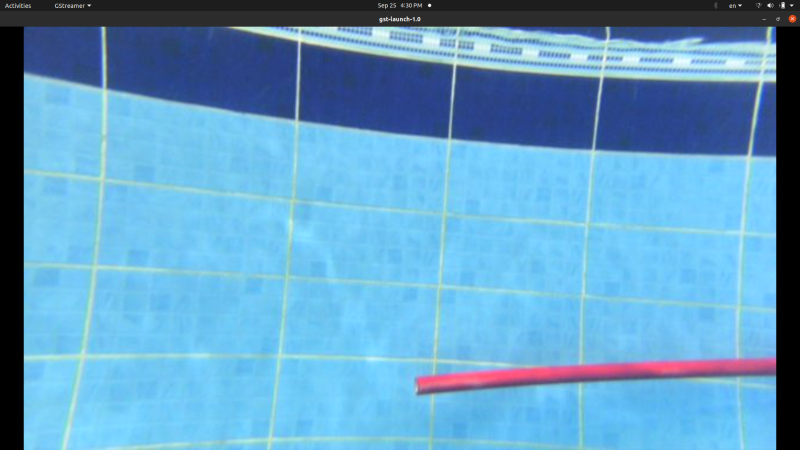
#> input picture src/color-correction/images/1.jpeg, 1600 x 900 px (shown at 1/2 size)
$ python -i color_correct.py   (imports and definitions only)
#> lines starting #> are read from the running program, lines starting #| are printed output that depends on the picture
#> in correct_image, mat is the input picture: shape (900, 1600, 3); mean B, G, R 196.9, 158.7, 99
import sys
import numpy as np
import cv2
import math

THRESHOLD_RATIO = 2000
MIN_AVG_RED = 60
MAX_HUE_SHIFT = 120
BLUE_MAGIC_VALUE = 1.2
SAMPLE_SECONDS = 2  # Extracts color correction from every N seconds


def hue_shift_red(mat, h):
    U = math.cos(h * math.pi / 180)
    W = math.sin(h * math.pi / 180)

    r = (0.299 + 0.701 * U + 0.168 * W) * mat[..., 0]
    g = (0.587 - 0.587 * U + 0.330 * W) * mat[..., 1]
    b = (0.114 - 0.114 * U - 0.497 * W) * mat[..., 2]

    return np.dstack([r, g, b])


def normalizing_interval(array):
    high = 255
    low = 0
    max_dist = 0

    for i in range(1, len(array)):
        dist = array[i] - array[i - 1]
        if dist > max_dist:
            max_dist = dist
            high = array[i]
            low = array[i - 1]

    return (low, high)


def apply_filter(mat, filt):
    r = mat[..., 0]
    g = mat[..., 1]
    b = mat[..., 2]

    r = r * filt[0] + g * filt[1] + b * filt[2] + filt[4] * 255
    g = g * filt[6] + filt[9] * 255
    b = b * filt[12] + filt[14] * 255

    filtered_mat = np.dstack([r, g, b])
    filtered_mat = np.clip(filtered_mat, 0, 255).astype(np.uint8)

    return filtered_mat


def get_filter_matrix(mat):
    mat = cv2.resize(mat, (256, 256))
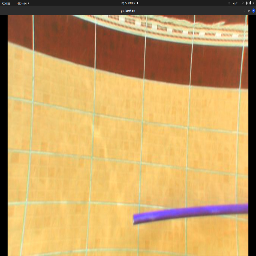
#> mat: shape (256, 256, 3); mean of channels 0, 1, 2 98.8, 158.4, 196.5; drawn as B, G, R

    # Get average values of RGB
    avg_mat = np.array(cv2.mean(mat)[:3], dtype=np.uint8)
#> avg_mat = [98, 158, 196]

    # Find hue shift so that average red reaches MIN_AVG_RED
    new_avg_r = avg_mat[0]
#> new_avg_r = 98
    hue_shift = 0
    while new_avg_r < MIN_AVG_RED:
        shifted = hue_shift_red(avg_mat, hue_shift)
        new_avg_r = np.sum(shifted)
        hue_shift += 1
        if hue_shift > MAX_HUE_SHIFT:
            new_avg_r = MIN_AVG_RED
#> this loop made 0 passes
#> after the loop, hue_shift = 0

    # Apply hue shift to whole image and replace red channel
    shifted_mat = hue_shift_red(mat, hue_shift)
#> in hue_shift_red, `U = math.cos(h * math.pi / 180)`: U = 1
#> in hue_shift_red, `W = math.sin(h * math.pi / 180)`: W = 0
#> in hue_shift_red, `g = (0.587 - 0.587 * U + 0.330 * W) * mat[..., 1]`: g: shape (256, 256) float64; every value is 0
#> in hue_shift_red, `return np.dstack([r, g, b])`:
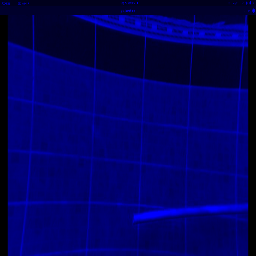
#> returned value: shape (256, 256, 3) float64; mean of channels 0, 1, 2 98.8, 0, 0; drawn as B, G, R
    new_r_channel = np.sum(shifted_mat, axis=2)
    new_r_channel = np.clip(new_r_channel, 0, 255)
    mat[..., 0] = new_r_channel

    # Get histogram of all channels
    hist_r = hist = cv2.calcHist([mat], [0], None, [256], [0, 256])
#> hist_r = 256 values, max 3292 at index 0, min 0 at index 5, mean 256; hist has the same summary as hist_r
    hist_g = hist = cv2.calcHist([mat], [1], None, [256], [0, 256])
#> hist_g = 256 values, max 3247 at index 0, min 0 at index 3, mean 256; hist has the same summary as hist_g
    hist_b = hist = cv2.calcHist([mat], [2], None, [256], [0, 256])
#> hist_b = 256 values, max 3176 at index 0, min 0 at index 5, mean 256; hist has the same summary as hist_b

    normalize_mat = np.zeros((256, 3))
    threshold_level = (mat.shape[0] * mat.shape[1]) / THRESHOLD_RATIO
#> threshold_level = 32.77
    for x in range(256):
        if hist_r[x] < threshold_level:
            normalize_mat[x][0] = x

        if hist_g[x] < threshold_level:
            normalize_mat[x][1] = x

        if hist_b[x] < threshold_level:
            normalize_mat[x][2] = x
#> after the loop, normalize_mat = 256 rows, first 8: [0, 0, 0], [0, 0, 0], [2, 2, 0], [3, 3, 3], [4, 4, 4], [5, 5, 5], [6, 6, 6], [7, 7, 7]

    normalize_mat[255][0] = 255
    normalize_mat[255][1] = 255
    normalize_mat[255][2] = 255

    adjust_r_low, adjust_r_high = normalizing_interval(normalize_mat[..., 0])
#> the loop in normalizing_interval, `for i in range(1, len(array)):` made 255 passes
#> dist on passes 1 to 12: 0, 2, 1, 1, 1, 1, 1, 1, 1, 1, 1, 1
#> after the loop in normalizing_interval, `for i in range(1, len(array)):`: high = 255; low = 0; max_dist = 255
#> adjust_r_low = 0; adjust_r_high = 255
    adjust_g_low, adjust_g_high = normalizing_interval(normalize_mat[..., 1])
#> the loop in normalizing_interval (call 2), `for i in range(1, len(array)):` made 255 passes
#> adjust_g_low = 0; adjust_g_high = 238
    adjust_b_low, adjust_b_high = normalizing_interval(normalize_mat[..., 2])
#> adjust_b_low = 0; adjust_b_high = 255

    shifted = hue_shift_red(np.array([1, 1, 1]), hue_shift)
#> shifted = [[1, 0, 0]]
    shifted_r, shifted_g, shifted_b = shifted[0][0]
#> shifted_r = 1; shifted_g = 0; shifted_b = 0

    red_gain = 256 / (adjust_r_high - adjust_r_low)
#> red_gain = 1
    green_gain = 256 / (adjust_g_high - adjust_g_low)
#> green_gain = 1.08
    blue_gain = 256 / (adjust_b_high - adjust_b_low)
#> blue_gain = 1

    redOffset = (-adjust_r_low / 256) * red_gain
#> redOffset = 0
    greenOffset = (-adjust_g_low / 256) * green_gain
#> greenOffset = 0
    blueOffset = (-adjust_b_low / 256) * blue_gain
#> blueOffset = 0

    adjust_red = shifted_r * red_gain
#> adjust_red = 1
    adjust_red_green = shifted_g * red_gain
#> adjust_red_green = 0
    adjust_red_blue = shifted_b * red_gain * BLUE_MAGIC_VALUE
#> adjust_red_blue = 0

    return np.array(
        [
            adjust_red,
            adjust_red_green,
            adjust_red_blue,
            0,
            redOffset,
            0,
            green_gain,
            0,
            0,
            greenOffset,
            0,
            0,
            blue_gain,
            0,
            blueOffset,
            0,
            0,
            0,
            1,
            0,
        ]
    )


def correct(mat):
    original_mat = mat.copy()

    filter_matrix = get_filter_matrix(mat)
#> filter_matrix = 20 values, max 1.08 at index 6, min 0 at index 1, mean 0.204

    corrected_mat = apply_filter(original_mat, filter_matrix)
#> in apply_filter, `r = mat[..., 0]`:
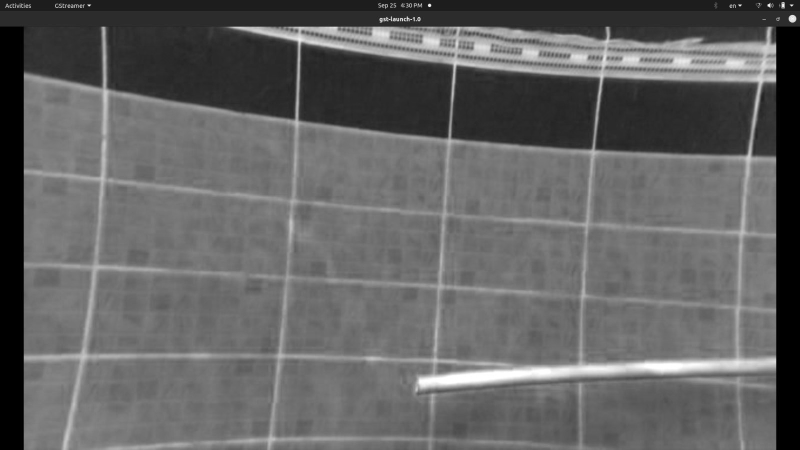
#> r: shape (900, 1600) (shown at 1/2 size); min 0, max 255, mean 99
#> in apply_filter, `g = mat[..., 1]`:
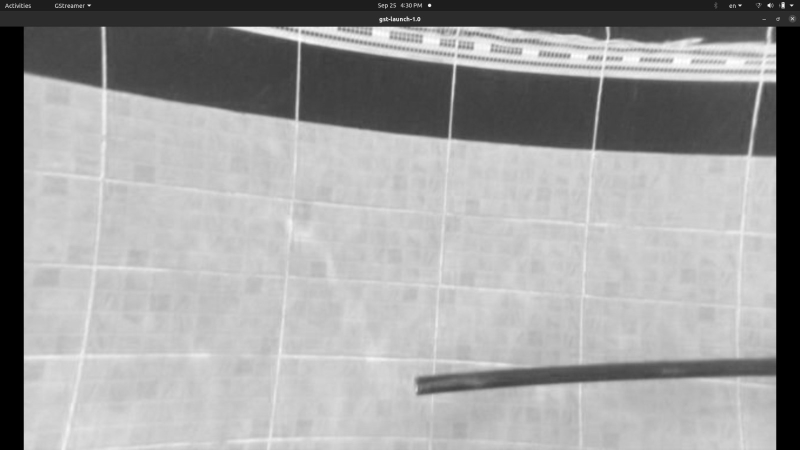
#> g: shape (900, 1600) (shown at 1/2 size); min 0, max 255, mean 158.7
#> in apply_filter, `b = mat[..., 2]`:
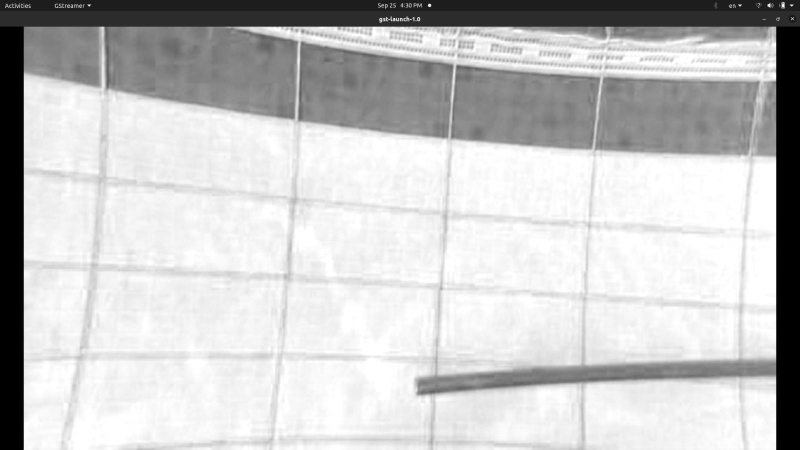
#> b: shape (900, 1600) (shown at 1/2 size); min 0, max 255, mean 196.9
#> in apply_filter, `filtered_mat = np.dstack([r, g, b])`:
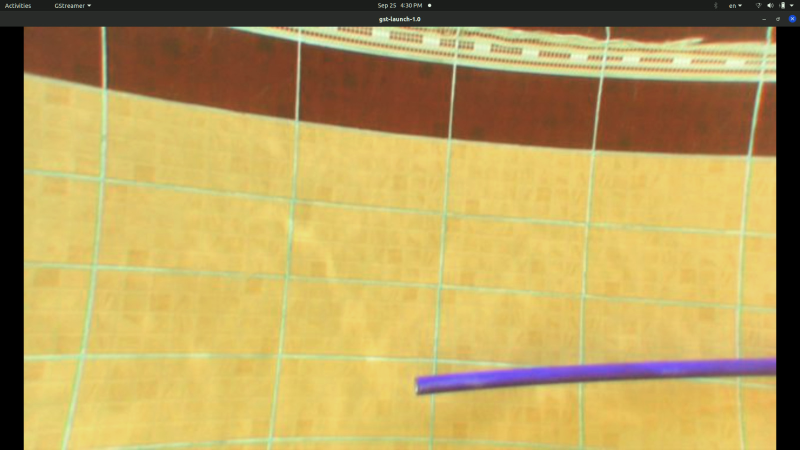
#> filtered_mat: shape (900, 1600, 3) float64 (shown at 1/2 size); mean of channels 0, 1, 2 99.4, 170.7, 197.6; drawn with min black and max white
    corrected_mat = cv2.cvtColor(corrected_mat, cv2.COLOR_RGB2BGR)

    return corrected_mat


def correct_image(input_path, output_path):
    mat = cv2.imread(input_path)
    rgb_mat = cv2.cvtColor(mat, cv2.COLOR_BGR2RGB)

    corrected_mat = correct(rgb_mat)

    cv2.imwrite(output_path, corrected_mat)

    preview = mat.copy()
    width = preview.shape[1] // 2
#> width = 800
    preview[::, width:] = corrected_mat[::, width:]

    preview = cv2.resize(preview, (960, 540))
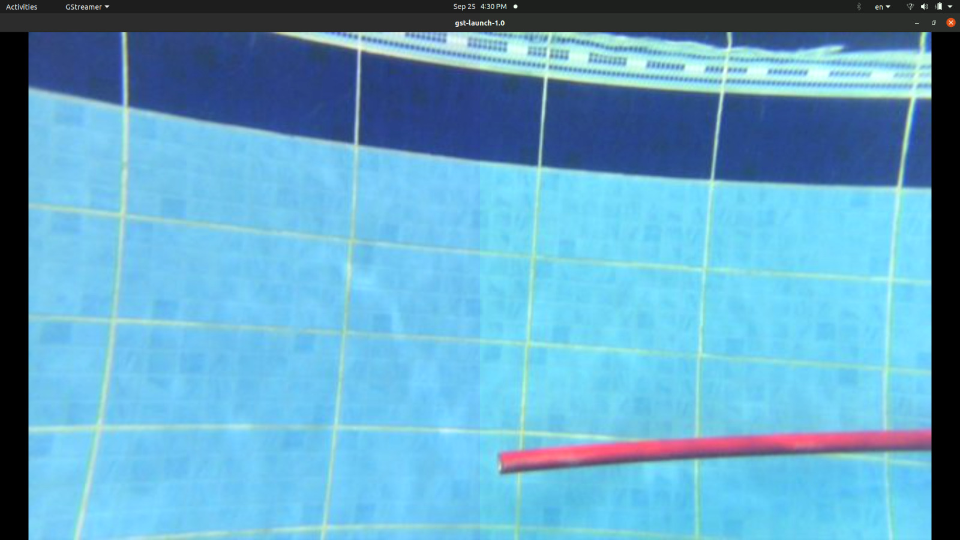
#> preview: shape (540, 960, 3); mean B, G, R 196.8, 164.2, 98.9

    return cv2.imencode(".png", preview)[1].tobytes()


# [122 lines left out: functions analyze_video, process_video, not called in this run]


# [25 lines not run here, left out]

>>> result = correct_image('../../../../../color-correction/images/1.jpeg', 'out.png')

$ run again, on src/color-correction/images/10.jpeg
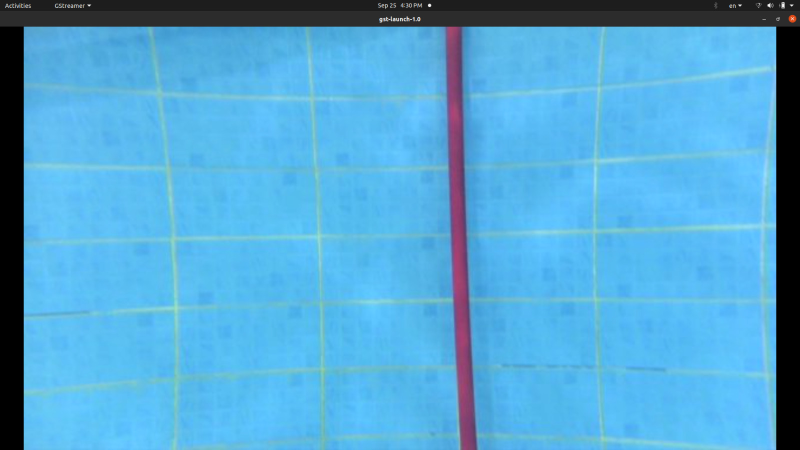
#> input picture src/color-correction/images/10.jpeg, 1600 x 900 px (shown at 1/2 size)
#> in correct_image, mat is the input picture: shape (900, 1600, 3); mean B, G, R 210.8, 166.1, 83.6
#> mat: shape (256, 256, 3)
#> avg_mat = [83, 165, 210]
#> new_avg_r = 83
#> after the loop in get_filter_matrix, `while new_avg_r < MIN_AVG_RED:`: hue_shift = 0
#> U = 1
#> W = 0
#> in hue_shift_red, `return np.dstack([r, g, b])`:
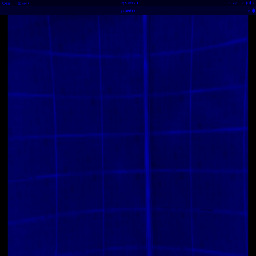
#> returned value: shape (256, 256, 3) float64; mean of channels 0, 1, 2 83.4, 0, 0; drawn as B, G, R
#> in get_filter_matrix, `hist_r = hist = cv2.calcHist([mat], [0], None, [256], [0, 256])`: hist_r = 256 values, max 3330 at index 0, min 0 at index 3, mean 256; hist has the same summary as hist_r
#> in get_filter_matrix, `hist_g = hist = cv2.calcHist([mat], [1], None, [256], [0, 256])`: hist_g = 256 values, max 4334 at index 189, min 0 at index 4, mean 256; hist has the same summary as hist_g
#> in get_filter_matrix, `hist_b = hist = cv2.calcHist([mat], [2], None, [256], [0, 256])`: hist_b = 256 values, max 3232 at index 0, min 0 at index 5, mean 256; hist has the same summary as hist_b
#> after the loop in get_filter_matrix, `for x in range(256):`: normalize_mat = 256 rows, first 8: [0, 0, 0], [0, 0, 0], [2, 0, 0], [3, 3, 3], [4, 4, 4], [5, 5, 5], [6, 6, 6], [7, 7, 7]
#> the loop in normalizing_interval, `for i in range(1, len(array)):` made 255 passes
#> dist on passes 1 to 8: 0, 2, 1, 1, 1, 1, 1, 1
#> after the loop in normalizing_interval, `for i in range(1, len(array)):`: high = 147; low = 0; max_dist = 147
#> adjust_r_low = 0; adjust_r_high = 147
#> the loop in normalizing_interval (call 2), `for i in range(1, len(array)):` made 255 passes
#> adjust_g_low = 0; adjust_g_high = 213
#> adjust_b_low = 0; adjust_b_high = 255
#> shifted = [[1, 0, 0]]
#> shifted_r = 1; shifted_g = 0
#> red_gain = 1.74
#> green_gain = 1.2
#> blue_gain = 1
#> redOffset = 0
#> adjust_red = 1.74
#> adjust_red_green = 0
#> filter_matrix = 20 values, max 1.74 at index 0, min 0 at index 1, mean 0.247
#> in correct_image, `preview = cv2.resize(preview, (960, 540))`:
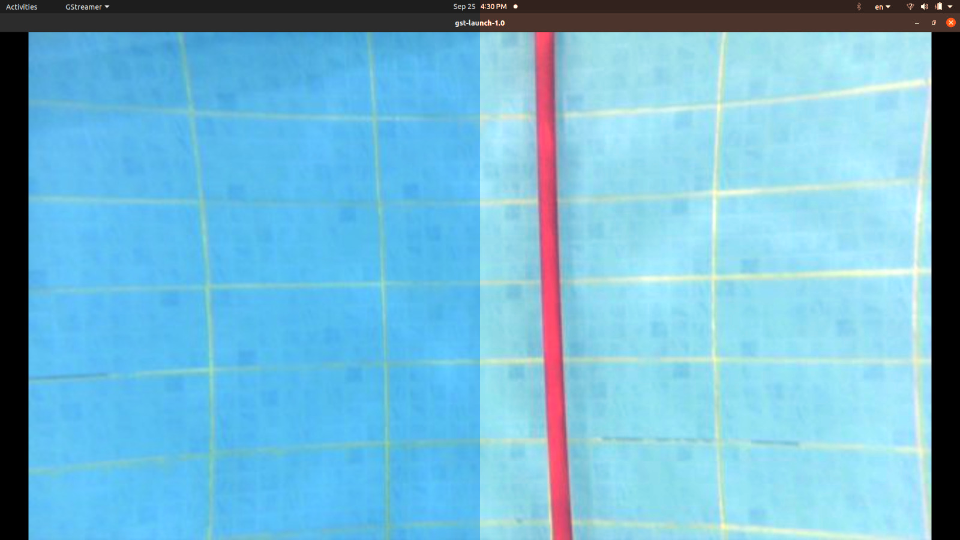
#> preview: shape (540, 960, 3); mean B, G, R 210.7, 182.2, 114.4

$ run again, on src/color-correction/images/11.jpeg
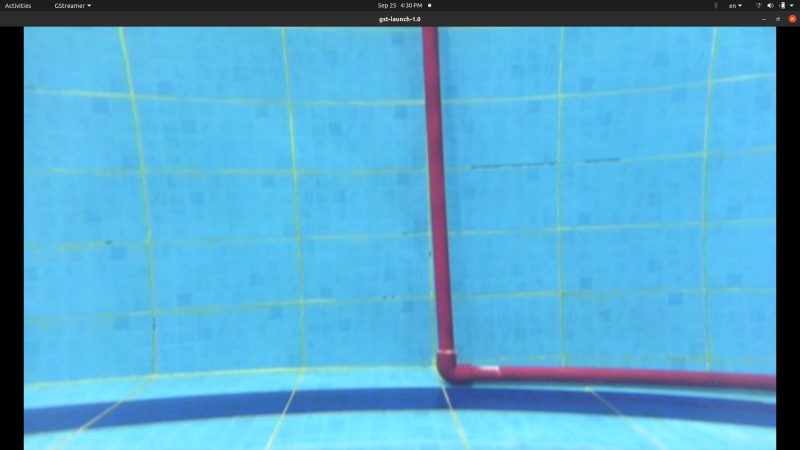
#> input picture src/color-correction/images/11.jpeg, 1600 x 900 px (shown at 1/2 size)
#> in correct_image, mat is the input picture: shape (900, 1600, 3); mean B, G, R 204.5, 166.6, 85.3
#> mat: shape (256, 256, 3)
#> avg_mat = [85, 166, 204]
#> new_avg_r = 85
#> after the loop in get_filter_matrix, `while new_avg_r < MIN_AVG_RED:`: hue_shift = 0
#> U = 1
#> W = 0
#> in hue_shift_red, `return np.dstack([r, g, b])`:
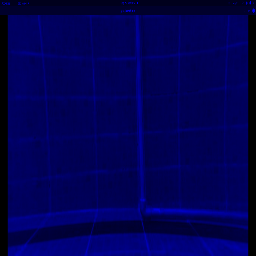
#> returned value: shape (256, 256, 3) float64; mean of channels 0, 1, 2 85.1, 0, 0; drawn as B, G, R
#> in get_filter_matrix, `hist_r = hist = cv2.calcHist([mat], [0], None, [256], [0, 256])`: hist_r = 256 values, max 3344 at index 0, min 0 at index 3, mean 256; hist has the same summary as hist_r
#> in get_filter_matrix, `hist_g = hist = cv2.calcHist([mat], [1], None, [256], [0, 256])`: hist_g = 256 values, max 3868 at index 193, min 0 at index 3, mean 256; hist has the same summary as hist_g
#> in get_filter_matrix, `hist_b = hist = cv2.calcHist([mat], [2], None, [256], [0, 256])`: hist_b = 256 values, max 3275 at index 0, min 0 at index 5, mean 256; hist has the same summary as hist_b
#> after the loop in get_filter_matrix, `for x in range(256):`: normalize_mat = 256 rows, first 8: [0, 0, 0], [1, 0, 0], [2, 0, 2], [3, 3, 3], [4, 4, 4], [5, 5, 5], [6, 6, 6], [7, 7, 7]
#> the loop in normalizing_interval, `for i in range(1, len(array)):` made 255 passes
#> dist on passes 1 to 8: 1, 1, 1, 1, 1, 1, 1, 1
#> after the loop in normalizing_interval, `for i in range(1, len(array)):`: high = 157; low = 0; max_dist = 157
#> adjust_r_low = 0; adjust_r_high = 157
#> the loop in normalizing_interval (call 2), `for i in range(1, len(array)):` made 255 passes
#> dist on passes 1 to 8: 0, 0, 3, 1, 1, 1, 1, 1
#> adjust_g_low = 0; adjust_g_high = 242
#> adjust_b_low = 0; adjust_b_high = 255
#> shifted = [[1, 0, 0]]
#> shifted_r = 1; shifted_g = 0
#> red_gain = 1.63
#> green_gain = 1.06
#> blue_gain = 1
#> redOffset = 0
#> adjust_red = 1.63
#> adjust_red_green = 0
#> filter_matrix = 20 values, max 1.63 at index 0, min 0 at index 1, mean 0.235
#> in correct_image, `preview = cv2.resize(preview, (960, 540))`:
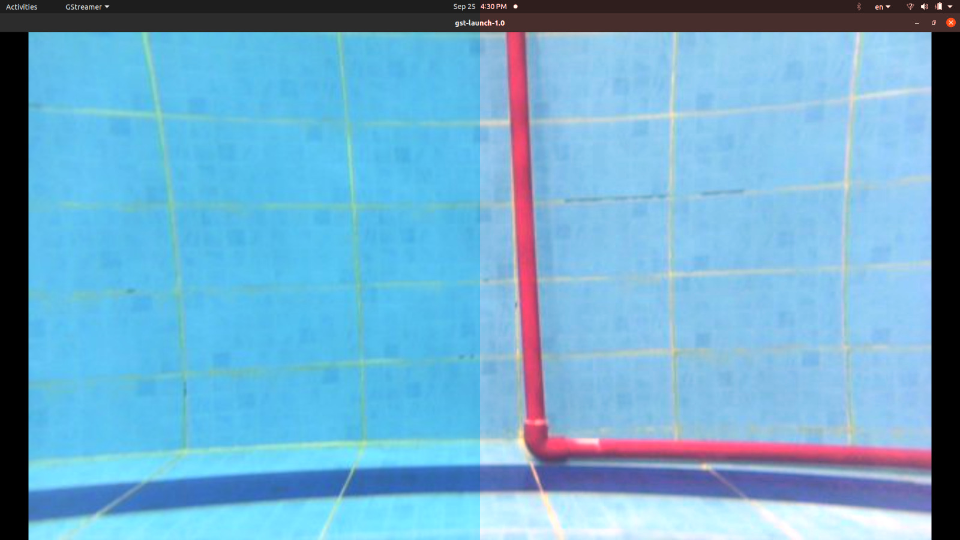
#> preview: shape (540, 960, 3); mean B, G, R 204.4, 170.9, 111.6

$ run again, on src/color-correction/images/12.jpeg
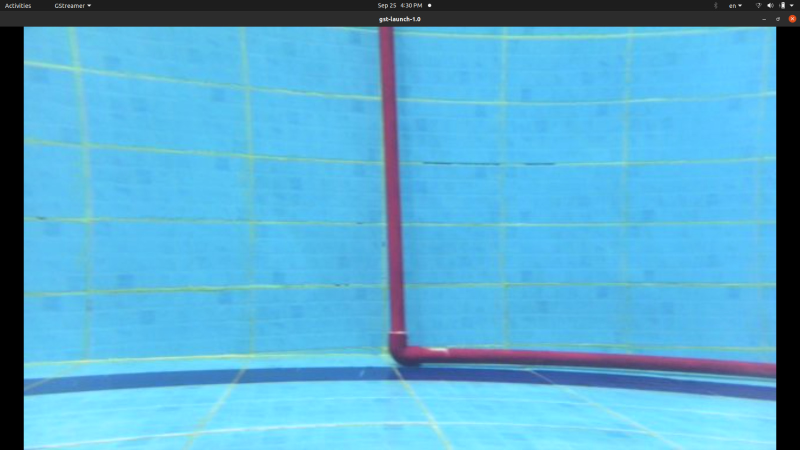
#> input picture src/color-correction/images/12.jpeg, 1600 x 900 px (shown at 1/2 size)
#> in correct_image, mat is the input picture: shape (900, 1600, 3); mean B, G, R 208.4, 171.4, 88
#> mat: shape (256, 256, 3)
#> avg_mat = [87, 171, 208]
#> new_avg_r = 87
#> after the loop in get_filter_matrix, `while new_avg_r < MIN_AVG_RED:`: hue_shift = 0
#> U = 1
#> W = 0
#> in get_filter_matrix, `hist_r = hist = cv2.calcHist([mat], [0], None, [256], [0, 256])`: hist_r = 256 values, max 3331 at index 0, min 0 at index 4, mean 256; hist has the same summary as hist_r
#> in get_filter_matrix, `hist_g = hist = cv2.calcHist([mat], [1], None, [256], [0, 256])`: hist_g = 256 values, max 3584 at index 193, min 0 at index 4, mean 256; hist has the same summary as hist_g
#> in get_filter_matrix, `hist_b = hist = cv2.calcHist([mat], [2], None, [256], [0, 256])`: hist_b = 256 values, max 5285 at index 255, min 0 at index 5, mean 256; hist has the same summary as hist_b
#> after the loop in get_filter_matrix, `for x in range(256):`: normalize_mat = 256 rows, first 8: [0, 0, 0], [0, 0, 0], [2, 0, 0], [3, 3, 3], [4, 4, 4], [5, 5, 5], [6, 6, 6], [7, 7, 7]
#> the loop in normalizing_interval, `for i in range(1, len(array)):` made 255 passes
#> dist on passes 1 to 8: 0, 2, 1, 1, 1, 1, 1, 1
#> after the loop in normalizing_interval, `for i in range(1, len(array)):`: high = 158; low = 0; max_dist = 158
#> adjust_r_low = 0; adjust_r_high = 158
#> the loop in normalizing_interval (call 2), `for i in range(1, len(array)):` made 255 passes
#> adjust_g_low = 0; adjust_g_high = 243
#> adjust_b_low = 0; adjust_b_high = 255
#> shifted = [[1, 0, 0]]
#> shifted_r = 1; shifted_g = 0
#> red_gain = 1.62
#> green_gain = 1.05
#> blue_gain = 1
#> redOffset = 0
#> adjust_red = 1.62
#> adjust_red_green = 0
#> filter_matrix = 20 values, max 1.62 at index 0, min 0 at index 1, mean 0.234
#> in correct_image, `preview = cv2.resize(preview, (960, 540))`:
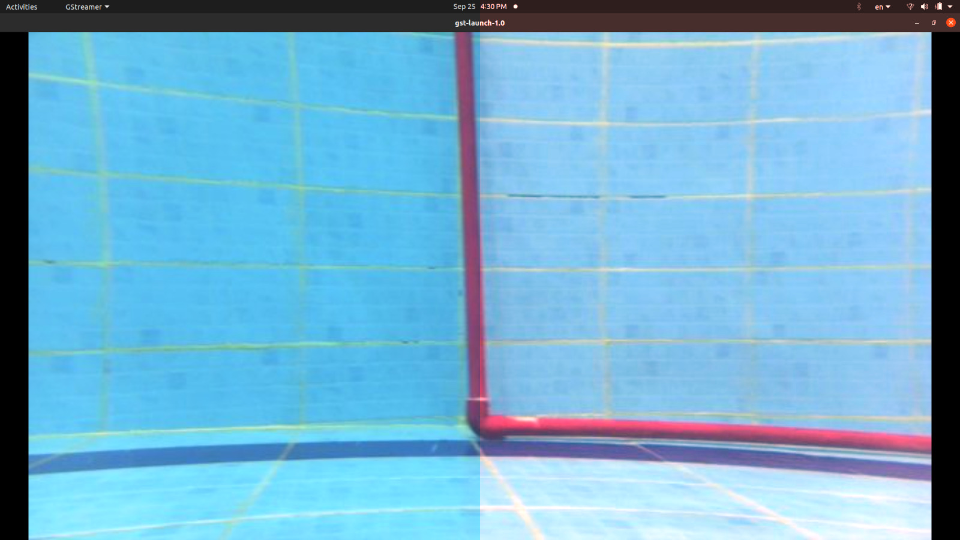
#> preview: shape (540, 960, 3); mean B, G, R 208.3, 175.7, 114.4
